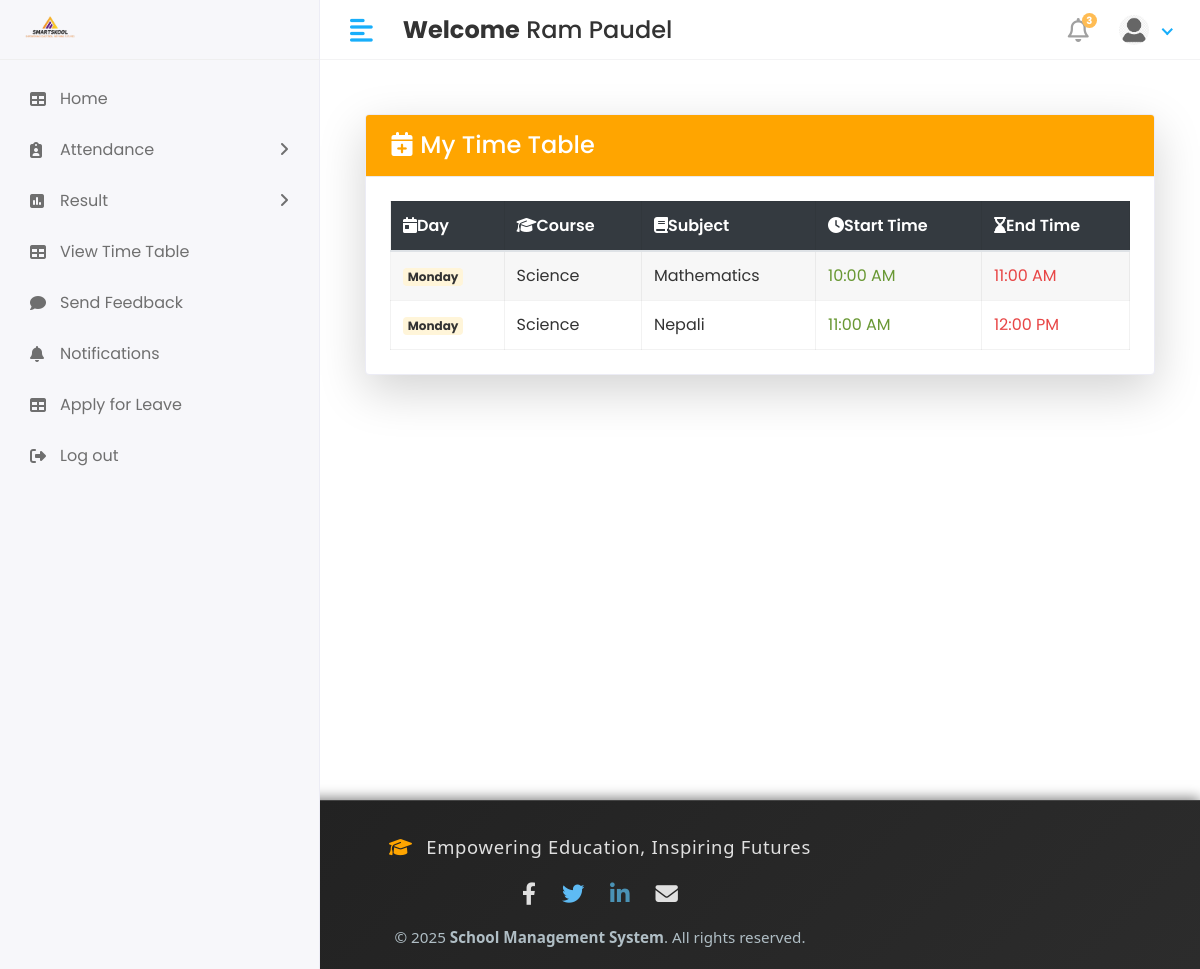
Screenshot of /Staff/view_timetable/ (signed in) with the database file from the repository.
### app/models.py (models this page shows, shortened)
class CustomUser(AbstractUser):
   USER= (
      (1,'hod'),
      (2,'staff'),
      (3,'student'),
    )
   user_type=models.CharField(choices=USER,max_length=50,default=1)
   profile_pic = models.ImageField(upload_to='media/profile_pics')

class TimeTable(models.Model):
    staff = models.ForeignKey(staff, on_delete=models.CASCADE)
    subject = models.ForeignKey(subject, on_delete=models.CASCADE)
    course = models.ForeignKey(course, on_delete=models.CASCADE)
    session_year = models.ForeignKey(session_year, on_delete=models.CASCADE)
    day = models.CharField(max_length=10, choices=DAYS_OF_WEEK)
    start_time = models.TimeField()
    end_time = models.TimeField()

class course(models.Model):
    course_name = models.CharField(max_length=100)
    course_code = models.CharField(max_length=10)
    course_created_date = models.DateField(auto_now_add=True)
    course_updated_date = models.DateField(auto_now=True)

class subject(models.Model):
    subject_name = models.CharField(max_length=100)
    subject_code = models.CharField(max_length=10)
    course_id = models.ForeignKey(course, on_delete=models.CASCADE)
    staff_id = models.ForeignKey(staff, on_delete=models.CASCADE)
    created_at = models.DateField(auto_now_add=True,null=True)
    updated_at = models.DateField(auto_now=True)

### school_management_system/Staff_Views.py (the view)
# urls.py: path('Staff/view_timetable/', Staff_Views.staff_view_timetable, name='view_timetable'),
def staff_view_timetable(request):
    try:
        staff_obj = staff.objects.get(admin=request.user.id)
        timetable = TimeTable.objects.filter(staff=staff_obj).order_by('day', 'start_time')
    except staff.DoesNotExist:
        timetable = []
    return render(request, 'Staff/view_timetable.html', {'timetable': timetable})

### templates/Staff/view_timetable.html
{% extends 'base.html' %}
{% block content %}
<div class="container mt-4">
    <div class="card shadow-lg">
        <div class="card-header text-white" style="background-color: orange;">
            <h4 class="mb-0"><i class="fas fa-calendar-plus me-2"></i> My Time Table</h4>
        </div>
        <div class="card-body">
            {% if timetable %}
            <div class="table-responsive">
                <table class="table table-bordered table-striped table-hover align-middle">
                    <thead class="table-dark">
                        <tr>
                            <th><i class="fas fa-calendar-day me-1"></i>Day</th>
                            <th><i class="fas fa-graduation-cap me-1"></i>Course</th>
                            <th><i class="fas fa-book me-1"></i>Subject</th>
                            <th><i class="fas fa-clock me-1"></i>Start Time</th>
                            <th><i class="fas fa-hourglass-end me-1"></i>End Time</th>
                        </tr>
                    </thead>
                    <tbody>
                        {% for row in timetable %}
                        <tr>
                            <td><span class="badge bg-primary">{{ row.day }}</span></td>
                            <td>{{ row.course.course_name }}</td>
                            <td>{{ row.subject.subject_name }}</td>
                            <td><span class="text-success fw-bold">{{ row.start_time|time:"g:i A" }}</span></td>
                            <td><span class="text-danger fw-bold">{{ row.end_time|time:"g:i A" }}</span></td>
                        </tr>
                        {% endfor %}
                    </tbody>
                </table>
            </div>
            {% else %}
                <div class="alert alert-warning text-center">
                    <i class="fas fa-info-circle me-2"></i>No timetable assigned yet. Please contact the administrator.
                </div>
            {% endif %}
        </div>
    </div>
</div>
{% endblock %}

### templates/includes/header.html (shortened to what this page needs)
{% load static %}
<div class="header">
    {% if user.user_type == '1' %}
            <div class="header-left">
               <a href="" class="logo">
               <img src="{% static 'assets/img/logo1.png'%}" alt="Logo" width="80" height="80">
               </a>
               <a href="index.html" class="logo logo-small">
               <img src="{% static 'assets/img/logo1.png'%}" alt="Logo" width="80" height="80">
               </a>
            </div>
            <a href="javascript:void(0);" id="toggle_btn">
            <i class="fas fa-align-left"></i>
            </a>
            <div class="top-nav-search mt-3" >
               <h4><strong>Welcome</strong>&nbsp;<span>{{user.first_name}} {{user.last_name}}</span></h4>
            </div>
            <a class="mobile_btn" id="mobile_btn">
            <i class="fas fa-bars"></i>
            </a>
            <ul class="nav user-menu">
               <li class="nav-item dropdown noti-dropdown">
                  <a href="#" class="dropdown-toggle nav-link" data-toggle="dropdown">
                  <i class="far fa-bell"></i> <span class="badge badge-pill">3</span>
                  </a>
                  <div class="dropdown-menu notifications">
                     <div class="topnav-dropdown-header">
                        <span class="notification-title">Notifications</span>
                        <a href="javascript:void(0)" class="clear-noti"> Clear All </a>
                     </div>
                     <div class="noti-content">
                        <ul class="notification-list">
                           <li class="notification-message">
                              <a href="#">
                                 <div class="media">
                                    <span class="avatar avatar-sm">
                                    <img class="avatar-img rounded-circle" alt="User Image" src="{{ user.profile.profile_pic.url }}">
                                    </span>
                                    <div class="media-body">
                                       <p class="noti-details"><span class="noti-title">Carlson Tech</span> has approved <span class="noti-title">your estimate</span></p>
                                       <p class="noti-time"><span class="notification-time">4 mins ago</span></p>
                                    </div>
                                 </div>
                              </a>
                           </li>
                           <li class="notification-message">
                              <a href="#">
                                 <div class="media">
                                    <span class="avatar avatar-sm">
                                    <img class="avatar-img rounded-circle" alt="User Image" src="{% static 'assets/img/profiles/avatar-11.jpg'%}">
                                    </span>
                                    <div class="media-body">
                                       <p class="noti-details"><span class="noti-title">International Software Inc</span> has sent you a invoice in the amount of <span class="noti-title">$218</span></p>
                                       <p class="noti-time"><span class="notification-time">6 mins ago</span></p>
                                    </div>
                                 </div>
                              </a>
                           </li>
                           <li class="notification-message">
                              <a href="#">
                                 <div class="media">
                                    <span class="avatar avatar-sm">
                                    <img class="avatar-img rounded-circle" alt="User Image" src="{% static 'assets/img/profiles/avatar-17.jpg'%}">
                                    </span>
                                    <div class="media-body">
                                       <p class="noti-details"><span class="noti-title">John Hendry</span> sent a cancellation request <span class="noti-title">Apple iPhone XR</span></p>
                                       <p class="noti-time"><span class="notification-time">8 mins ago</span></p>
                                    </div>
                                 </div>
                              </a>
                           </li>
                           <li class="notification-message">
                              <a href="#">
                                 <div class="media">
                                    <span class="avatar avatar-sm">
                                    <img class="avatar-img rounded-circle" alt="User Image" src="{% static 'assets/img/profiles/avatar-13.jpg'%}">
                                    </span>
                                    <div class="media-body">
                                       <p class="noti-details"><span class="noti-title">Mercury Software Inc</span> added a new product <span class="noti-title">Apple MacBook Pro</span></p>
                                       <p class="noti-time"><span class="notification-time">12 mins ago</span></p>
                                    </div>
                                 </div>
                              </a>
                           </li>
                        </ul>
                     </div>
                     <div class="topnav-dropdown-footer">
                        <a href="#">View all Notifications</a>
                     </div>
                  </div>
               </li>
               <li class="nav-item dropdown has-arrow">
                  <a href="#" class="dropdown-toggle nav-link" data-toggle="dropdown">
                    <span class="user-img">
                     {% if user.profile_pic and user.profile_pic.url %}
                        <span class="user-img">
                           <img class="rounded-circle" src="{{ user.profile_pic.url }}" width="30" alt="Profile">
                           <span class="status online"></span>
                        </span>
                     {% else %}
                        <span class="user-img">
                           <img class="rounded-circle" src="{% static 'assets/img/noimg.png' %}" width="30" alt="Profile">
                           <span class="status online"></span>
                        </span>
                     {% endif %}
                                 </span>
                  </a>
                  <div class="dropdown-menu">
                     <div class="user-header">
                        <div class="avatar avatar-sm">
                           {% if user.profile_pic and user.profile_pic.url %}
                              <img src="{{ user.profile_pic.url }}" alt="User Image" class="avatar-img rounded-circle">
                           {% else %}
                              <img src="{% static 'assets/img/noimg.png' %}" alt="User Image" class="avatar-img rounded-circle">
                           {% endif %}
                        </div>
                        <div class="user-text">
                           <h6>{{user.first_name}}&nbsp; {{user.last_name}}</h6>
                           {% if user.user_type == '1' %}
                           <p class="text-muted mb-0">HOD</p>
                           {%elif user.user_type == '2' %}
                           <p class="text-muted mb-0">Staff</p>
                           {%else%}
                           <p class="text-muted mb-0">Student</p>
                           {%endif%}
                        </div>
                     </div>
                     <a class="dropdown-item" href="#">My Profile</a>
                     <a class="dropdown-item" href="inbox.html">Inbox</a>
                     <a class="dropdown-item" href={% url 'logout' %}>Logout</a>
                  </div>
               </li>
            </ul>
         {% elif user.user_type == '2' %}
         <div class="header-left">
               <a href="" class="logo">
               <img src="{% static 'assets/img/logo1.png'%}" alt="Logo" width="80" height="80">
               </a>
            </div>
            <a href="javascript:void(0);" id="toggle_btn">
            <i class="fas fa-align-left"></i>
            </a>
            <div class="top-nav-search mt-3" >
               <h4><strong>Welcome</strong>&nbsp;<span>{{user.first_name}} {{user.last_name}}</span></h4>
            </div>
            <ul class="nav user-menu">
               <li class="nav-item dropdown noti-dropdown">
                  <a href="#" class="dropdown-toggle nav-link" data-toggle="dropdown">
                  <i class="far fa-bell"></i> <span class="badge badge-pill">3</span>
                  </a>
               </li>
               <li class="nav-item dropdown has-arrow">
                  <a href="#" class="dropdown-toggle nav-link" data-toggle="dropdown">
                    <span class="user-img">
                     {% if user.profile_pic and user.profile_pic.url %}
                        <span class="user-img">
                           <img class="rounded-circle" src="{{ user.profile_pic.url }}" width="30" alt="Profile">
                        </span>
                     {% else %}
                        <span class="user-img">
                           <img class="rounded-circle" src="{% static 'assets/img/noimg.png' %}" width="30" alt="Profile">
                           <span class="status online"></span>
                        </span>
                     {% endif %}
                                 </span>
                  </a>
               </li>
            </ul>
         {% endif %}
</div>

### rows the page displays
CustomUser: first_name "Ram", last_name "Paudel", profile_pic (placeholder picture)
TimeTable: day "Monday", course.course_name "Science", subject.subject_name "Mathematics", start_time "10:00 AM", end_time "11:00 AM"
TimeTable: day "Monday", course.course_name "Science", subject.subject_name "Nepali", start_time "11:00 AM", end_time "12:00 PM"
